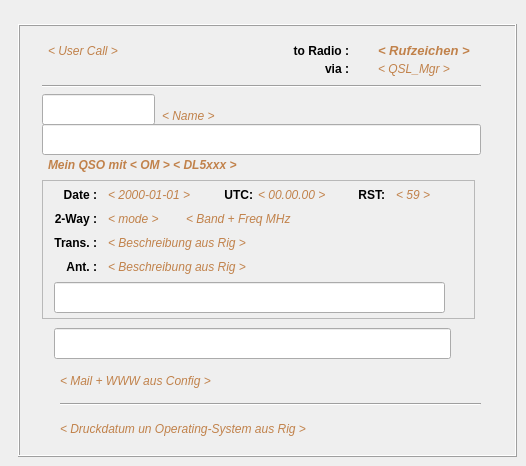
   <widget class="QWidget" name="Seite_4">
    <attribute name="title">
     <string>SWL - Karte</string>
    </attribute>
    <widget class="QFrame" name="frame_8">
     <property name="geometry">
      <rect>
       <x>18</x>
       <y>24</y>
       <width>499</width>
       <height>433</height>
      </rect>
     </property>
     <property name="frameShape">
      <enum>QFrame::Box</enum>
     </property>
     <property name="frameShadow">
      <enum>QFrame::Raised</enum>
     </property>
     <widget class="QLabel" name="label_98">
      <property name="geometry">
       <rect>
        <x>30</x>
        <y>18</y>
        <width>115</width>
        <height>18</height>
       </rect>
      </property>
      <property name="palette">
       <palette>
        <active>
         <colorrole role="WindowText">
          <brush brushstyle="SolidPattern">
           <color alpha="255">
            <red>193</red>
            <green>130</green>
            <blue>75</blue>
           </color>
          </brush>
         </colorrole>
        </active>
        <inactive>
         <colorrole role="WindowText">
          <brush brushstyle="SolidPattern">
           <color alpha="255">
            <red>193</red>
            <green>130</green>
            <blue>75</blue>
           </color>
          </brush>
         </colorrole>
        </inactive>
        <disabled>
         <colorrole role="WindowText">
          <brush brushstyle="SolidPattern">
           <color alpha="255">
            <red>119</red>
            <green>119</green>
            <blue>119</blue>
           </color>
          </brush>
         </colorrole>
        </disabled>
       </palette>
      </property>
      <property name="font">
       <font>
        <italic>true</italic>
       </font>
      </property>
      <property name="text">
       <string>&lt; User Call &gt;</string>
      </property>
     </widget>
     <widget class="QLabel" name="label_99">
      <property name="geometry">
       <rect>
        <x>270</x>
        <y>36</y>
        <width>61</width>
        <height>18</height>
       </rect>
      </property>
      <property name="font">
       <font>
        <weight>75</weight>
        <bold>true</bold>
       </font>
      </property>
      <property name="text">
       <string>via :</string>
      </property>
      <property name="alignment">
       <set>Qt::AlignRight|Qt::AlignTrailing|Qt::AlignVCenter</set>
      </property>
     </widget>
     <widget class="QLabel" name="label_100">
      <property name="geometry">
       <rect>
        <x>258</x>
        <y>18</y>
        <width>73</width>
        <height>18</height>
       </rect>
      </property>
      <property name="font">
       <font>
        <weight>75</weight>
        <bold>true</bold>
       </font>
      </property>
      <property name="text">
       <string>to Radio :</string>
      </property>
      <property name="alignment">
       <set>Qt::AlignRight|Qt::AlignTrailing|Qt::AlignVCenter</set>
      </property>
     </widget>
     <widget class="QLabel" name="label_101">
      <property name="geometry">
       <rect>
        <x>360</x>
        <y>36</y>
        <width>97</width>
        <height>18</height>
       </rect>
      </property>
      <property name="palette">
       <palette>
        <active>
         <colorrole role="WindowText">
          <brush brushstyle="SolidPattern">
           <color alpha="255">
            <red>193</red>
            <green>130</green>
            <blue>75</blue>
           </color>
          </brush>
         </colorrole>
        </active>
        <inactive>
         <colorrole role="WindowText">
          <brush brushstyle="SolidPattern">
           <color alpha="255">
            <red>193</red>
            <green>130</green>
            <blue>75</blue>
           </color>
          </brush>
         </colorrole>
        </inactive>
        <disabled>
         <colorrole role="WindowText">
          <brush brushstyle="SolidPattern">
           <color alpha="255">
            <red>119</red>
            <green>119</green>
            <blue>119</blue>
           </color>
          </brush>
         </colorrole>
        </disabled>
       </palette>
      </property>
      <property name="font">
       <font>
        <italic>true</italic>
       </font>
      </property>
      <property name="text">
       <string>&lt; QSL_Mgr        &gt;</string>
      </property>
     </widget>
     <widget class="QLabel" name="label_102">
      <property name="geometry">
       <rect>
        <x>360</x>
        <y>18</y>
        <width>103</width>
        <height>18</height>
       </rect>
      </property>
      <property name="palette">
       <palette>
        <active>
         <colorrole role="WindowText">
          <brush brushstyle="SolidPattern">
           <color alpha="255">
            <red>193</red>
            <green>130</green>
            <blue>75</blue>
           </color>
          </brush>
         </colorrole>
        </active>
        <inactive>
         <colorrole role="WindowText">
          <brush brushstyle="SolidPattern">
           <color alpha="255">
            <red>193</red>
            <green>130</green>
            <blue>75</blue>
           </color>
          </brush>
         </colorrole>
        </inactive>
        <disabled>
         <colorrole role="WindowText">
          <brush brushstyle="SolidPattern">
           <color alpha="255">
            <red>119</red>
            <green>119</green>
            <blue>119</blue>
           </color>
          </brush>
         </colorrole>
        </disabled>
       </palette>
      </property>
      <property name="font">
       <font>
        <pointsize>10</pointsize>
        <weight>75</weight>
        <italic>true</italic>
        <bold>true</bold>
       </font>
      </property>
      <property name="text">
       <string>&lt; Rufzeichen &gt;</string>
      </property>
     </widget>
     <widget class="QLabel" name="label_103">
      <property name="geometry">
       <rect>
        <x>144</x>
        <y>83</y>
        <width>313</width>
        <height>19</height>
       </rect>
      </property>
      <property name="palette">
       <palette>
        <active>
         <colorrole role="WindowText">
          <brush brushstyle="SolidPattern">
           <color alpha="255">
            <red>193</red>
            <green>130</green>
            <blue>75</blue>
           </color>
          </brush>
         </colorrole>
        </active>
        <inactive>
         <colorrole role="WindowText">
          <brush brushstyle="SolidPattern">
           <color alpha="255">
            <red>193</red>
            <green>130</green>
            <blue>75</blue>
           </color>
          </brush>
         </colorrole>
        </inactive>
        <disabled>
         <colorrole role="WindowText">
          <brush brushstyle="SolidPattern">
           <color alpha="255">
            <red>119</red>
            <green>119</green>
            <blue>119</blue>
           </color>
          </brush>
         </colorrole>
        </disabled>
       </palette>
      </property>
      <property name="font">
       <font>
        <italic>true</italic>
       </font>
      </property>
      <property name="text">
       <string>&lt; Name  &gt;</string>
      </property>
     </widget>
     <widget class="Line" name="line_11">
      <property name="geometry">
       <rect>
        <x>24</x>
        <y>54</y>
        <width>439</width>
        <height>16</height>
       </rect>
      </property>
      <property name="orientation">
       <enum>Qt::Horizontal</enum>
      </property>
     </widget>
     <widget class="QLineEdit" name="KSdearW">
      <property name="geometry">
       <rect>
        <x>24</x>
        <y>70</y>
        <width>113</width>
        <height>31</height>
       </rect>
      </property>
     </widget>
     <widget class="QLineEdit" name="KSwellW">
      <property name="geometry">
       <rect>
        <x>24</x>
        <y>100</y>
        <width>439</width>
        <height>31</height>
       </rect>
      </property>
     </widget>
     <widget class="QLabel" name="label_104">
      <property name="geometry">
       <rect>
        <x>30</x>
        <y>132</y>
        <width>421</width>
        <height>18</height>
       </rect>
      </property>
      <property name="palette">
       <palette>
        <active>
         <colorrole role="WindowText">
          <brush brushstyle="SolidPattern">
           <color alpha="255">
            <red>193</red>
            <green>130</green>
            <blue>75</blue>
           </color>
          </brush>
         </colorrole>
        </active>
        <inactive>
         <colorrole role="WindowText">
          <brush brushstyle="SolidPattern">
           <color alpha="255">
            <red>193</red>
            <green>130</green>
            <blue>75</blue>
           </color>
          </brush>
         </colorrole>
        </inactive>
        <disabled>
         <colorrole role="WindowText">
          <brush brushstyle="SolidPattern">
           <color alpha="255">
            <red>119</red>
            <green>119</green>
            <blue>119</blue>
           </color>
          </brush>
         </colorrole>
        </disabled>
       </palette>
      </property>
      <property name="font">
       <font>
        <weight>75</weight>
        <italic>true</italic>
        <bold>true</bold>
       </font>
      </property>
      <property name="text">
       <string>Mein QSO mit  &lt; OM &gt;   &lt;  DL5xxx  &gt; </string>
      </property>
     </widget>
     <widget class="QFrame" name="frame_9">
      <property name="geometry">
       <rect>
        <x>24</x>
        <y>156</y>
        <width>433</width>
        <height>139</height>
       </rect>
      </property>
      <property name="frameShape">
       <enum>QFrame::StyledPanel</enum>
      </property>
      <property name="frameShadow">
       <enum>QFrame::Raised</enum>
      </property>
      <widget class="QLabel" name="label_105">
       <property name="geometry">
        <rect>
         <x>12</x>
         <y>6</y>
         <width>43</width>
         <height>18</height>
        </rect>
       </property>
       <property name="font">
        <font>
         <weight>75</weight>
         <bold>true</bold>
        </font>
       </property>
       <property name="text">
        <string>Date :</string>
       </property>
       <property name="alignment">
        <set>Qt::AlignRight|Qt::AlignTrailing|Qt::AlignVCenter</set>
       </property>
      </widget>
      <widget class="QLabel" name="label_106">
       <property name="geometry">
        <rect>
         <x>6</x>
         <y>30</y>
         <width>49</width>
         <height>18</height>
        </rect>
       </property>
       <property name="font">
        <font>
         <weight>75</weight>
         <bold>true</bold>
        </font>
       </property>
       <property name="text">
        <string>2-Way :</string>
       </property>
       <property name="alignment">
        <set>Qt::AlignRight|Qt::AlignTrailing|Qt::AlignVCenter</set>
       </property>
      </widget>
      <widget class="QLabel" name="label_107">
       <property name="geometry">
        <rect>
         <x>6</x>
         <y>54</y>
         <width>49</width>
         <height>18</height>
        </rect>
       </property>
       <property name="font">
        <font>
         <weight>75</weight>
         <bold>true</bold>
        </font>
       </property>
       <property name="text">
        <string>Trans. :</string>
       </property>
       <property name="alignment">
        <set>Qt::AlignRight|Qt::AlignTrailing|Qt::AlignVCenter</set>
       </property>
      </widget>
      <widget class="QLabel" name="label_108">
       <property name="geometry">
        <rect>
         <x>18</x>
         <y>78</y>
         <width>37</width>
         <height>18</height>
        </rect>
       </property>
       <property name="font">
        <font>
         <weight>75</weight>
         <bold>true</bold>
        </font>
       </property>
       <property name="text">
        <string>Ant. :</string>
       </property>
       <property name="alignment">
        <set>Qt::AlignRight|Qt::AlignTrailing|Qt::AlignVCenter</set>
       </property>
      </widget>
      <widget class="QLineEdit" name="KScqzW">
       <property name="geometry">
        <rect>
         <x>12</x>
         <y>102</y>
         <width>391</width>
         <height>31</height>
        </rect>
       </property>
      </widget>
      <widget class="QLabel" name="label_111">
       <property name="geometry">
        <rect>
         <x>66</x>
         <y>6</y>
         <width>97</width>
         <height>18</height>
        </rect>
       </property>
       <property name="palette">
        <palette>
         <active>
          <colorrole role="WindowText">
           <brush brushstyle="SolidPattern">
            <color alpha="255">
             <red>193</red>
             <green>130</green>
             <blue>75</blue>
            </color>
           </brush>
          </colorrole>
         </active>
         <inactive>
          <colorrole role="WindowText">
           <brush brushstyle="SolidPattern">
            <color alpha="255">
             <red>193</red>
             <green>130</green>
             <blue>75</blue>
            </color>
           </brush>
          </colorrole>
         </inactive>
         <disabled>
          <colorrole role="WindowText">
           <brush brushstyle="SolidPattern">
            <color alpha="255">
             <red>119</red>
             <green>119</green>
             <blue>119</blue>
            </color>
           </brush>
          </colorrole>
         </disabled>
        </palette>
       </property>
       <property name="font">
        <font>
         <italic>true</italic>
        </font>
       </property>
       <property name="text">
        <string>&lt; 2000-01-01 &gt;</string>
       </property>
      </widget>
      <widget class="QLabel" name="label_112">
       <property name="geometry">
        <rect>
         <x>174</x>
         <y>6</y>
         <width>37</width>
         <height>18</height>
        </rect>
       </property>
       <property name="font">
        <font>
         <weight>75</weight>
         <bold>true</bold>
        </font>
       </property>
       <property name="text">
        <string>UTC:</string>
       </property>
       <property name="alignment">
        <set>Qt::AlignRight|Qt::AlignTrailing|Qt::AlignVCenter</set>
       </property>
      </widget>
      <widget class="QLabel" name="label_113">
       <property name="geometry">
        <rect>
         <x>216</x>
         <y>6</y>
         <width>73</width>
         <height>18</height>
        </rect>
       </property>
       <property name="palette">
        <palette>
         <active>
          <colorrole role="WindowText">
           <brush brushstyle="SolidPattern">
            <color alpha="255">
             <red>193</red>
             <green>130</green>
             <blue>75</blue>
            </color>
           </brush>
          </colorrole>
         </active>
         <inactive>
          <colorrole role="WindowText">
           <brush brushstyle="SolidPattern">
            <color alpha="255">
             <red>193</red>
             <green>130</green>
             <blue>75</blue>
            </color>
           </brush>
          </colorrole>
         </inactive>
         <disabled>
          <colorrole role="WindowText">
           <brush brushstyle="SolidPattern">
            <color alpha="255">
             <red>119</red>
             <green>119</green>
             <blue>119</blue>
            </color>
           </brush>
          </colorrole>
         </disabled>
        </palette>
       </property>
       <property name="font">
        <font>
         <italic>true</italic>
        </font>
       </property>
       <property name="text">
        <string>&lt; 00.00.00 &gt;</string>
       </property>
      </widget>
      <widget class="QLabel" name="label_114">
       <property name="geometry">
        <rect>
         <x>306</x>
         <y>6</y>
         <width>37</width>
         <height>18</height>
        </rect>
       </property>
       <property name="font">
        <font>
         <weight>75</weight>
         <bold>true</bold>
        </font>
       </property>
       <property name="text">
        <string>RST:</string>
       </property>
       <property name="alignment">
        <set>Qt::AlignRight|Qt::AlignTrailing|Qt::AlignVCenter</set>
       </property>
      </widget>
      <widget class="QLabel" name="label_115">
       <property name="geometry">
        <rect>
         <x>354</x>
         <y>6</y>
         <width>49</width>
         <height>18</height>
        </rect>
       </property>
       <property name="palette">
        <palette>
         <active>
          <colorrole role="WindowText">
           <brush brushstyle="SolidPattern">
            <color alpha="255">
             <red>193</red>
             <green>130</green>
             <blue>75</blue>
            </color>
           </brush>
          </colorrole>
         </active>
         <inactive>
          <colorrole role="WindowText">
           <brush brushstyle="SolidPattern">
            <color alpha="255">
             <red>193</red>
             <green>130</green>
             <blue>75</blue>
            </color>
           </brush>
          </colorrole>
         </inactive>
         <disabled>
          <colorrole role="WindowText">
           <brush brushstyle="SolidPattern">
            <color alpha="255">
             <red>119</red>
             <green>119</green>
             <blue>119</blue>
            </color>
           </brush>
          </colorrole>
         </disabled>
        </palette>
       </property>
       <property name="font">
        <font>
         <italic>true</italic>
        </font>
       </property>
       <property name="text">
        <string>&lt; 59 &gt;</string>
       </property>
      </widget>
      <widget class="QLabel" name="label_116">
       <property name="geometry">
        <rect>
         <x>66</x>
         <y>30</y>
         <width>73</width>
         <height>18</height>
        </rect>
       </property>
       <property name="palette">
        <palette>
         <active>
          <colorrole role="WindowText">
           <brush brushstyle="SolidPattern">
            <color alpha="255">
             <red>193</red>
             <green>130</green>
             <blue>75</blue>
            </color>
           </brush>
          </colorrole>
         </active>
         <inactive>
          <colorrole role="WindowText">
           <brush brushstyle="SolidPattern">
            <color alpha="255">
             <red>193</red>
             <green>130</green>
             <blue>75</blue>
            </color>
           </brush>
          </colorrole>
         </inactive>
         <disabled>
          <colorrole role="WindowText">
           <brush brushstyle="SolidPattern">
            <color alpha="255">
             <red>119</red>
             <green>119</green>
             <blue>119</blue>
            </color>
           </brush>
          </colorrole>
         </disabled>
        </palette>
       </property>
       <property name="font">
        <font>
         <italic>true</italic>
        </font>
       </property>
       <property name="text">
        <string>&lt; mode &gt;</string>
       </property>
      </widget>
      <widget class="QLabel" name="label_117">
       <property name="geometry">
        <rect>
         <x>144</x>
         <y>30</y>
         <width>253</width>
         <height>18</height>
        </rect>
       </property>
       <property name="palette">
        <palette>
         <active>
          <colorrole role="WindowText">
           <brush brushstyle="SolidPattern">
            <color alpha="255">
             <red>193</red>
             <green>130</green>
             <blue>75</blue>
            </color>
           </brush>
          </colorrole>
         </active>
         <inactive>
          <colorrole role="WindowText">
           <brush brushstyle="SolidPattern">
            <color alpha="255">
             <red>193</red>
             <green>130</green>
             <blue>75</blue>
            </color>
           </brush>
          </colorrole>
         </inactive>
         <disabled>
          <colorrole role="WindowText">
           <brush brushstyle="SolidPattern">
            <color alpha="255">
             <red>119</red>
             <green>119</green>
             <blue>119</blue>
            </color>
           </brush>
          </colorrole>
         </disabled>
        </palette>
       </property>
       <property name="font">
        <font>
         <italic>true</italic>
        </font>
       </property>
       <property name="text">
        <string>&lt; Band + Freq MHz   &lt;PWR watt &gt;</string>
       </property>
      </widget>
      <widget class="QLabel" name="label_118">
       <property name="geometry">
        <rect>
         <x>66</x>
         <y>54</y>
         <width>325</width>
         <height>18</height>
        </rect>
       </property>
       <property name="palette">
        <palette>
         <active>
          <colorrole role="WindowText">
           <brush brushstyle="SolidPattern">
            <color alpha="255">
             <red>193</red>
             <green>130</green>
             <blue>75</blue>
            </color>
           </brush>
          </colorrole>
         </active>
         <inactive>
          <colorrole role="WindowText">
           <brush brushstyle="SolidPattern">
            <color alpha="255">
             <red>193</red>
             <green>130</green>
             <blue>75</blue>
            </color>
           </brush>
          </colorrole>
         </inactive>
         <disabled>
          <colorrole role="WindowText">
           <brush brushstyle="SolidPattern">
            <color alpha="255">
             <red>119</red>
             <green>119</green>
             <blue>119</blue>
            </color>
           </brush>
          </colorrole>
         </disabled>
        </palette>
       </property>
       <property name="font">
        <font>
         <italic>true</italic>
        </font>
       </property>
       <property name="text">
        <string>&lt; Beschreibung aus Rig   &gt;</string>
       </property>
      </widget>
      <widget class="QLabel" name="label_119">
       <property name="geometry">
        <rect>
         <x>66</x>
         <y>78</y>
         <width>325</width>
         <height>18</height>
        </rect>
       </property>
       <property name="palette">
        <palette>
         <active>
          <colorrole role="WindowText">
           <brush brushstyle="SolidPattern">
            <color alpha="255">
             <red>193</red>
             <green>130</green>
             <blue>75</blue>
            </color>
           </brush>
          </colorrole>
         </active>
         <inactive>
          <colorrole role="WindowText">
           <brush brushstyle="SolidPattern">
            <color alpha="255">
             <red>193</red>
             <green>130</green>
             <blue>75</blue>
            </color>
           </brush>
          </colorrole>
         </inactive>
         <disabled>
          <colorrole role="WindowText">
           <brush brushstyle="SolidPattern">
            <color alpha="255">
             <red>119</red>
             <green>119</green>
             <blue>119</blue>
            </color>
           </brush>
          </colorrole>
         </disabled>
        </palette>
       </property>
       <property name="font">
        <font>
         <italic>true</italic>
        </font>
       </property>
       <property name="text">
        <string>&lt; Beschreibung aus Rig   &gt;</string>
       </property>
      </widget>
     </widget>
     <widget class="QLineEdit" name="KStext3W">
      <property name="geometry">
       <rect>
        <x>36</x>
        <y>304</y>
        <width>397</width>
        <height>31</height>
       </rect>
      </property>
     </widget>
     <widget class="QLabel" name="label_109">
      <property name="geometry">
       <rect>
        <x>42</x>
        <y>348</y>
        <width>391</width>
        <height>18</height>
       </rect>
      </property>
      <property name="palette">
       <palette>
        <active>
         <colorrole role="WindowText">
          <brush brushstyle="SolidPattern">
           <color alpha="255">
            <red>193</red>
            <green>130</green>
            <blue>75</blue>
           </color>
          </brush>
         </colorrole>
        </active>
        <inactive>
         <colorrole role="WindowText">
          <brush brushstyle="SolidPattern">
           <color alpha="255">
            <red>193</red>
            <green>130</green>
            <blue>75</blue>
           </color>
          </brush>
         </colorrole>
        </inactive>
        <disabled>
         <colorrole role="WindowText">
          <brush brushstyle="SolidPattern">
           <color alpha="255">
            <red>119</red>
            <green>119</green>
            <blue>119</blue>
           </color>
          </brush>
         </colorrole>
        </disabled>
       </palette>
      </property>
      <property name="font">
       <font>
        <italic>true</italic>
       </font>
      </property>
      <property name="text">
       <string>&lt; Mail + WWW aus Config   &gt;</string>
      </property>
     </widget>
     <widget class="Line" name="line_12">
      <property name="geometry">
       <rect>
        <x>42</x>
        <y>372</y>
        <width>421</width>
        <height>16</height>
       </rect>
      </property>
      <property name="orientation">
       <enum>Qt::Horizontal</enum>
      </property>
     </widget>
     <widget class="QLabel" name="label_110">
      <property name="geometry">
       <rect>
        <x>42</x>
        <y>396</y>
        <width>403</width>
        <height>18</height>
       </rect>
      </property>
      <property name="palette">
       <palette>
        <active>
         <colorrole role="WindowText">
          <brush brushstyle="SolidPattern">
           <color alpha="255">
            <red>193</red>
            <green>130</green>
            <blue>75</blue>
           </color>
          </brush>
         </colorrole>
        </active>
        <inactive>
         <colorrole role="WindowText">
          <brush brushstyle="SolidPattern">
           <color alpha="255">
            <red>193</red>
            <green>130</green>
            <blue>75</blue>
           </color>
          </brush>
         </colorrole>
        </inactive>
        <disabled>
         <colorrole role="WindowText">
          <brush brushstyle="SolidPattern">
           <color alpha="255">
            <red>119</red>
            <green>119</green>
            <blue>119</blue>
           </color>
          </brush>
         </colorrole>
        </disabled>
       </palette>
      </property>
      <property name="font">
       <font>
        <italic>true</italic>
       </font>
      </property>
      <property name="text">
       <string>&lt; Druckdatum un Operating-System  aus Rig  &gt;</string>
      </property>
     </widget>
    </widget>
   </widget>
